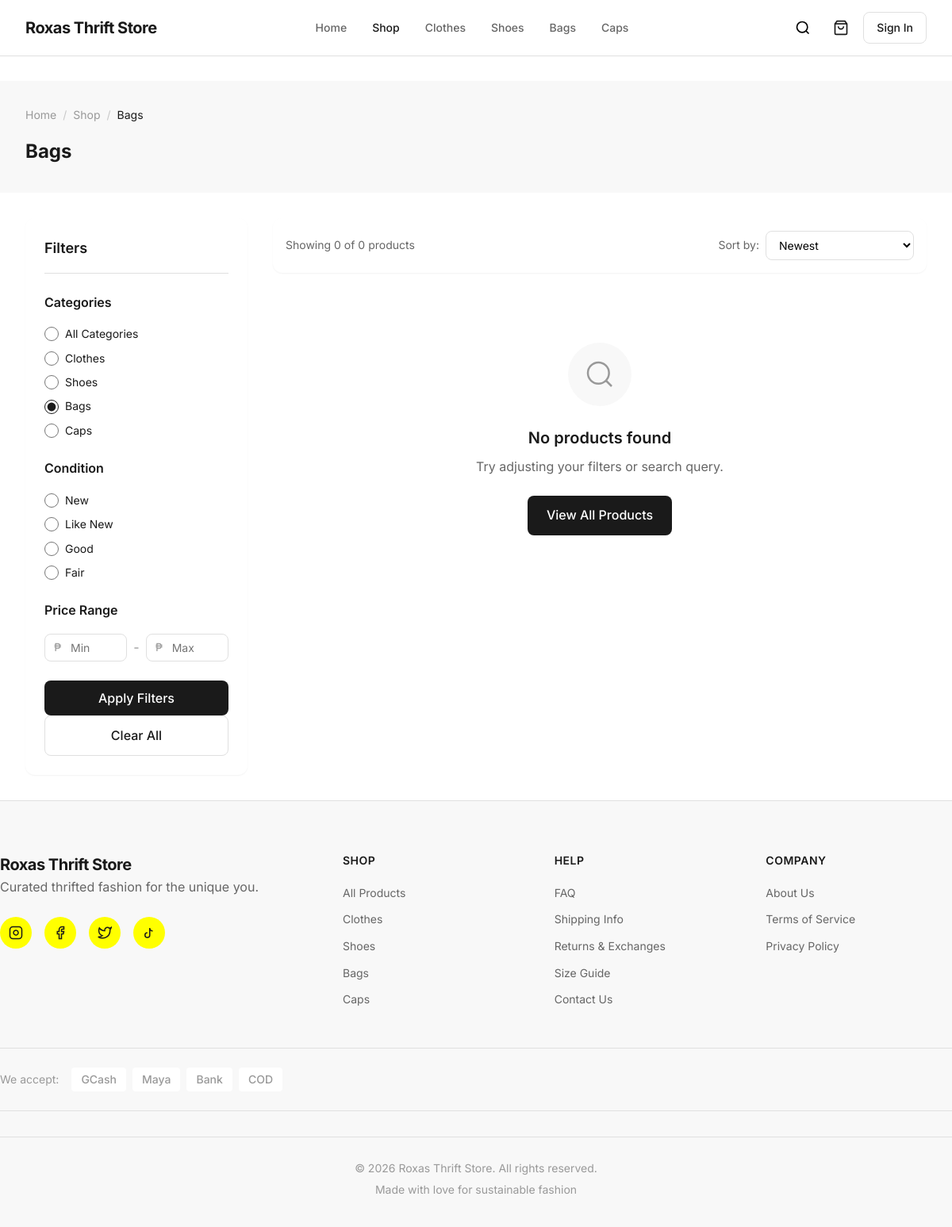
The page /products.php?category=bags on the database its author committed.
### tables this page shows
CREATE TABLE categories (
    category_id INT AUTO_INCREMENT PRIMARY KEY,
    name VARCHAR(100) NOT NULL,
    slug VARCHAR(100) NOT NULL UNIQUE,
    description TEXT DEFAULT NULL,
    image VARCHAR(255) DEFAULT NULL,
    is_active BOOLEAN DEFAULT TRUE,
    display_order INT DEFAULT 0,
    created_at TIMESTAMP DEFAULT CURRENT_TIMESTAMP,
    
    INDEX idx_slug (slug),
    INDEX idx_active (is_active)
);

### config/database.php (called while the page is built, shortened)
<?php
class Database {
    private static ?PDO $instance = null;
    public static function getConnection(): PDO {
        if (self::$instance === null) {
            try {
                $dsn = "mysql:host=" . DB_HOST . ";dbname=" . DB_NAME . ";charset=" . DB_CHARSET;
                $options = [
                    PDO::ATTR_ERRMODE => PDO::ERRMODE_EXCEPTION,
                    PDO::ATTR_DEFAULT_FETCH_MODE => PDO::FETCH_ASSOC,
                    PDO::ATTR_EMULATE_PREPARES => false,
                    PDO::MYSQL_ATTR_INIT_COMMAND => "SET NAMES " . DB_CHARSET . " COLLATE utf8mb4_unicode_ci"
                ];
                self::$instance = new PDO($dsn, DB_USERNAME, DB_PASSWORD, $options);
            } catch (PDOException $e) {
                error_log("Database Connection Error: " . $e->getMessage());
                throw new Exception("Database connection failed. Please try again later.");
            }
        }
        return self::$instance;
    }
}
function executeQuery(string $sql, array $params = []): PDOStatement {
    $db = Database::getConnection();
    $stmt = $db->prepare($sql);
    $stmt->execute($params);
    return $stmt;
}
function fetchOne(string $sql, array $params = []): ?array {
    $stmt = executeQuery($sql, $params);
    $result = $stmt->fetch();
    return $result ?: null;
}
function fetchAll(string $sql, array $params = []): array {
    $stmt = executeQuery($sql, $params);
    return $stmt->fetchAll();
}

### includes/functions.php (called while the page is built, shortened)
<?php
require_once __DIR__ . '/../config/database.php';
function cleanOutput(string $text): string {
    return htmlspecialchars($text, ENT_QUOTES, 'UTF-8');
}

### products.php (the view, shortened to what this page needs)
<?php
require_once __DIR__ . '/includes/functions.php';
$categorySlug = $_GET['category'] ?? '';
$searchQuery = sanitizeInput($_GET['search'] ?? '');
$sortBy = in_array($_GET['sort'] ?? '', ['newest', 'price_low', 'price_high', 'name']) ? $_GET['sort'] : 'newest';
$condition = $_GET['condition'] ?? '';
$minPrice = isset($_GET['min_price']) ? (float)$_GET['min_price'] : null;
$maxPrice = isset($_GET['max_price']) ? (float)$_GET['max_price'] : null;
$page = max(1, (int)($_GET['page'] ?? 1));
$perPage = 12;
$offset = ($page - 1) * $perPage;
$whereConditions = ['p.is_active = TRUE'];
$params = [];
if ($categorySlug) {
    $whereConditions[] = 'c.slug = ?';
    $params[] = $categorySlug;
}
$whereClause = implode(' AND ', $whereConditions);
$orderBy = match($sortBy) {
    'price_low' => 'p.base_price ASC',
    'price_high' => 'p.base_price DESC',
    'name' => 'p.name ASC',
    default => 'p.created_at DESC'
};
$countSql = "SELECT COUNT(*) as total FROM products p
             LEFT JOIN categories c ON p.category_id = c.category_id
             WHERE $whereClause";
$countResult = fetchOne($countSql, $params);
$totalProducts = $countResult['total'];
$sql = "SELECT p.*, c.name as category_name, c.slug as category_slug,
        pi.image_path as primary_image,
        (SELECT MIN(pv.stock_quantity) FROM product_variants pv WHERE pv.product_id = p.product_id) as min_stock,
        (SELECT COUNT(*) FROM product_variants pv WHERE pv.product_id = p.product_id AND pv.stock_quantity > 0) as variant_count
        FROM products p
        LEFT JOIN categories c ON p.category_id = c.category_id
        LEFT JOIN product_images pi ON p.product_id = pi.product_id AND pi.is_primary = TRUE
        WHERE $whereClause
        ORDER BY $orderBy
        LIMIT ? OFFSET ?";
$params[] = $perPage;
$params[] = $offset;
$products = fetchAll($sql, $params);
$categories = fetchAll("SELECT * FROM categories WHERE is_active = TRUE ORDER BY display_order");
$currentCategory = null;
if ($categorySlug) {
    $currentCategory = fetchOne("SELECT * FROM categories WHERE slug = ?", [$categorySlug]);
}
$pageTitle = $currentCategory ? $currentCategory['name'] : ($searchQuery ? 'Search: ' . $searchQuery : 'All Products');
?>
<!DOCTYPE html>
<html lang="en">
<head>
    <link rel="stylesheet" href="assets/css/main.css">
    <link rel="stylesheet" href="assets/css/responsive.css">
</head>
<body>
    <?php include __DIR__ . '/includes/header.php'; ?>
    <main class="products-page">
        <div class="page-header">
            <div class="container">
                <nav class="breadcrumb">
                    <a href="index.php">Home</a>
                    <span class="separator">/</span>
                    <?php if ($currentCategory): ?>
                        <a href="products.php">Shop</a>
                        <span class="separator">/</span>
                        <span class="current"><?php echo cleanOutput($currentCategory['name']); ?></span>
                    <?php elseif ($searchQuery): ?>
                        <span class="current">Search Results</span>
                    <?php else: ?>
                        <span class="current">All Products</span>
                    <?php endif; ?>
                </nav>
                <h1 class="page-title"><?php echo cleanOutput($pageTitle); ?></h1>
            </div>
        </div>
        <div class="container">
            <div class="products-layout">
                <aside class="filters-sidebar">
                    <div class="filters-header">
                        <h3>Filters</h3>
                    </div>
                    <form class="filters-form" id="filtersForm" method="GET" action="products.php">
                        <div class="filter-group">
                            <h4 class="filter-title">Categories</h4>
                            <ul class="filter-list">
                                <li>
                                    <label class="filter-option">
                                        <input type="radio" name="category" value="" <?php echo !$categorySlug ? 'checked' : ''; ?>>
                                        <span>All Categories</span>
                                    </label>
                                </li>
                                <?php foreach ($categories as $cat): ?>
                                    <li>
                                        <label class="filter-option">
                                            <input type="radio" name="category" value="<?php echo $cat['slug']; ?>" <?php echo $categorySlug === $cat['slug'] ? 'checked' : ''; ?>>
                                            <span><?php echo cleanOutput($cat['name']); ?></span>
                                        </label>
                                    </li>
                                <?php endforeach; ?>
                            </ul>
                        </div>
                        <div class="filter-group">
                            <h4 class="filter-title">Condition</h4>
                            <ul class="filter-list">
                                <?php foreach (['new' => 'New', 'like_new' => 'Like New', 'good' => 'Good', 'fair' => 'Fair'] as $value => $label): ?>
                                    <li>
                                        <label class="filter-option">
                                            <input type="radio" name="condition" value="<?php echo $value; ?>" <?php echo $condition === $value ? 'checked' : ''; ?>>
                                            <span><?php echo $label; ?></span>
                                        </label>
                                    </li>
                                <?php endforeach; ?>
                            </ul>
                        </div>
                        <div class="filter-group">
                            <h4 class="filter-title">Price Range</h4>
                            <div class="price-inputs">
                                <div class="price-field">
                                    <span class="currency">₱</span>
                                    <input type="number" name="min_price" placeholder="Min" value="<?php echo $minPrice ?? ''; ?>" min="0">
                                </div>
                                <span class="price-separator">-</span>
                                <div class="price-field">
                                    <span class="currency">₱</span>
                                    <input type="number" name="max_price" placeholder="Max" value="<?php echo $maxPrice ?? ''; ?>" min="0">
                                </div>
                            </div>
                        </div>
                        <button type="submit" class="btn btn-primary btn-block">Apply Filters</button>
                        <a href="products.php" class="btn btn-outline btn-block">Clear All</a>
                    </form>
                </aside>
                <div class="products-content">
                    <div class="products-toolbar">
                        <p class="results-count">Showing <?php echo count($products); ?> of <?php echo $totalProducts; ?> products</p>
                        <div class="sort-dropdown">
                            <label for="sort">Sort by:</label>
                            <select name="sort" id="sort" onchange="window.location.href = updateQueryParam('sort', this.value)">
                                <option value="newest" <?php echo $sortBy === 'newest' ? 'selected' : ''; ?>>Newest</option>
                            </select>
                        </div>
                    </div>
                    <div class="products-grid">
                        <?php if (empty($products)): ?>
                            <div class="no-results">
                                <div class="no-results-icon">
                                    <svg viewBox="0 0 24 24" fill="none" stroke="currentColor" stroke-width="1.5">
                                        <circle cx="11" cy="11" r="8"></circle>
                                        <path d="M21 21l-4.35-4.35"></path>
                                    </svg>
                                </div>
                                <h3>No products found</h3>
                                <p>Try adjusting your filters or search query.</p>
                                <a href="products.php" class="btn btn-primary">View All Products</a>
                            </div>
                        <?php endif; ?>
                    </div>
                </div>
            </div>
        </div>
    </main>
    <?php include __DIR__ . '/includes/footer.php'; ?>
</body>
</html>

### assets/css/responsive.css (style rules this page uses)
@media (min-width: 768px) { .products-grid { grid-template-columns: repeat(3, 1fr); } }
@media (min-width: 1024px) { :root { --container-padding: 2rem; } }
@media (min-width: 1024px) { .products-grid { grid-template-columns: repeat(4, 1fr); } }

### rows shown on the page
categories: name "Bags", slug "☑ Bags"
categories: slug "☐ Clothes", name "Clothes"
categories: slug "☐ Shoes", name "Shoes"
categories: slug "☐ Caps", name "Caps"

### other values the page prints
$label "New"
$label "Like New"
$label "Good"
$label "Fair"
count($products) "0"
$totalProducts "0"
